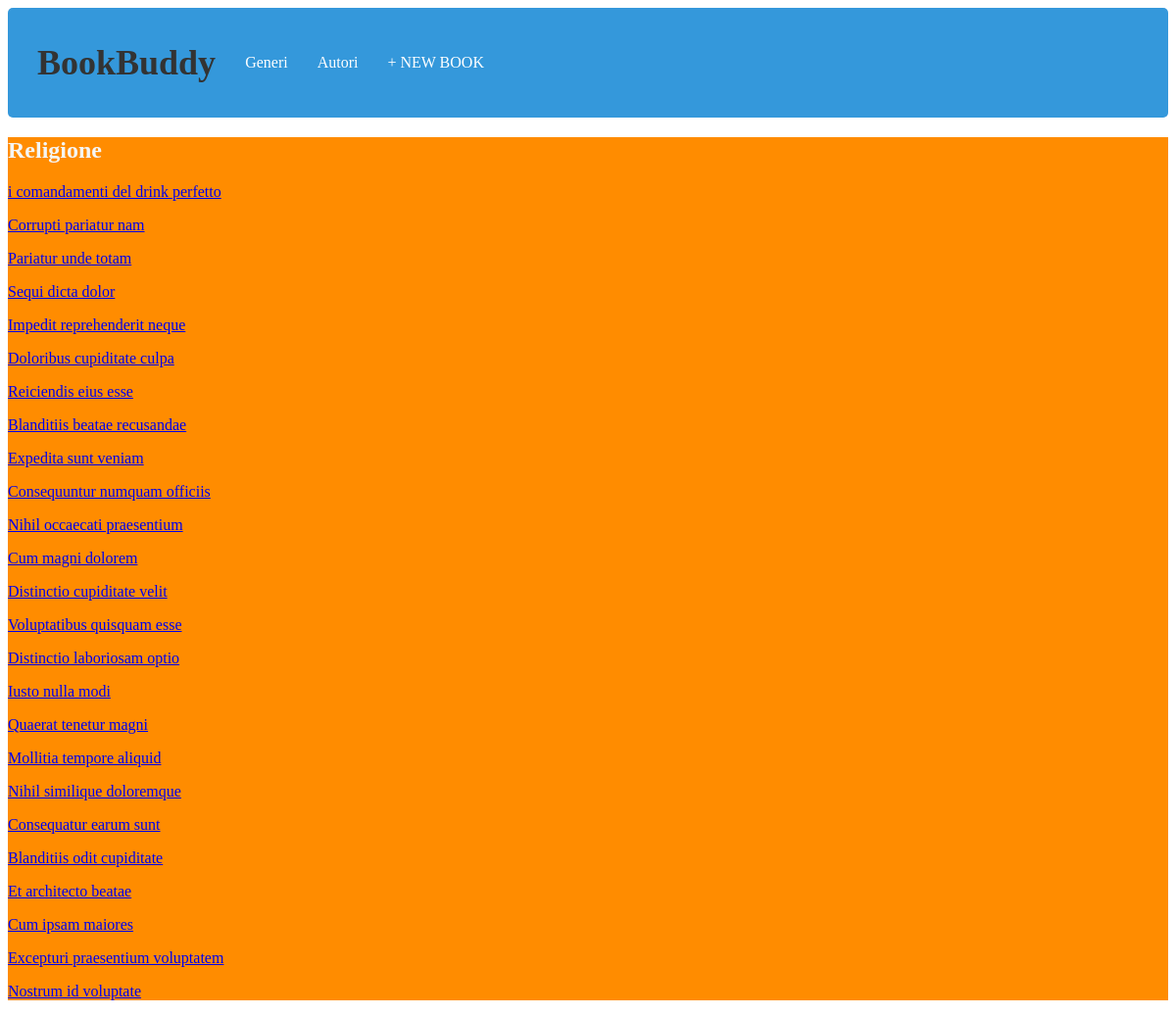
/religioso/ (signed in), run on an earlier commit of the app's database.
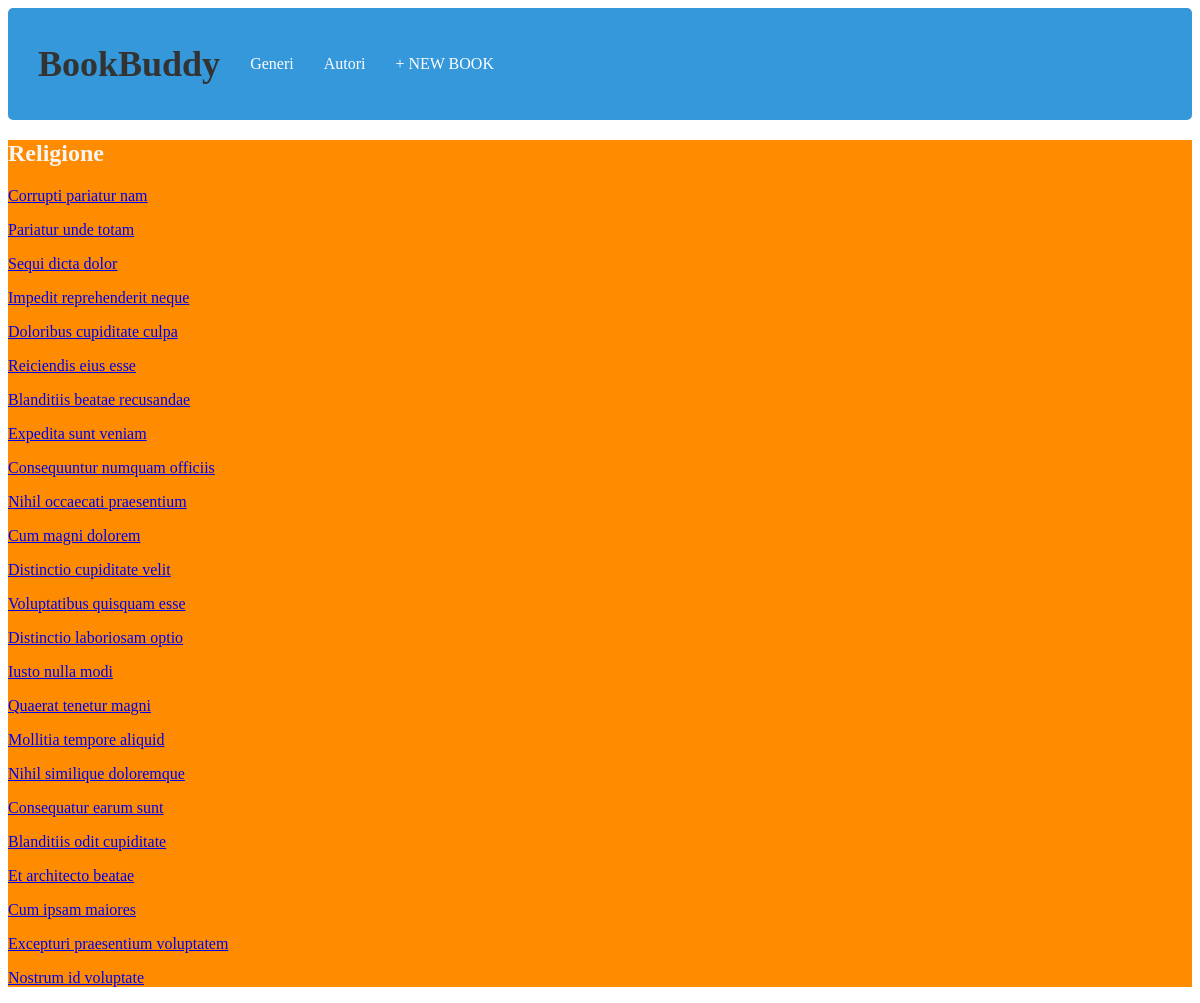
And on a later commit of the database.
### book/models.py (models this page shows, shortened)
class Book(models.Model):
    genere = models.CharField(max_length=100, null=True)
    title = models.CharField(max_length=100)
    author = models.ForeignKey(Autore,
                               on_delete=models.CASCADE,
                               default=None,
                               null=True)
    year = models.IntegerField(default="2024")
    pages = models.IntegerField(default="0")
    body = models.TextField(default="No body available")
    slug = models.SlugField(default="")
    def get_absolute_url(self):
        return reverse('dettagli', kwargs={"slug": self.slug})

### book/views.py (the view)
# urls.py: path('religioso/', ReligiosoListView.as_view(), name='religioso'),
class ReligiosoListView(LoginRequiredMixin, ListView):
    model = Book
    template_name = 'religioso.html'
    def get_context_data(self, **kwargs):
        context = super().get_context_data(**kwargs)
        libri_Religioso = Book.objects.filter(genere="Religioso")
        context['libri_Religioso'] = libri_Religioso
        return context

### templates/religioso.html
{% extends "base.html" %}
{% load static %}
{% block extra_css %}
    <link rel="stylesheet" href="{% static 'css/religioso.css' %}">
{% endblock %}
{% block content %}
<h2>Religione</h2>
{% for libro in libri_Religioso %}
<p class="libro_title"><a href="{{ libro.get_absolute_url }}">{{ libro.title }}</a></p>
{% endfor %}
{% endblock content %}

### templates/base.html (shortened to what this page needs)
{% load static %}
<!DOCTYPE html>
<html lang="en">
<head>
    <link rel="stylesheet" href="{% static 'css/base.css' %}">
    {% block extra_css %}
{% endblock %}
</head>
<body>
<nav>
    <header>
        <h1><a href="{% url 'home' %}">Book<span>Buddy</span></a></h1>
    </header>
    <a href="{% url 'generi' %}">Generi</a>
    <a href="#">Autori</a>
    <a href="{% url 'newbook' %}">+ NEW BOOK</a>
</nav>
<div>
    {% block content %}
{% endblock content %}
</div>
</body>
</html>

### static/css/base.css (style rules this page uses)
nav { display: flex; justify-content: left; align-items: center; }
nav header h1 a { font-size: 36px; font-weight: bold; color: #333; margin-bottom: 20px; }
nav header h1 a span { color: #333; text-decoration: none; }
nav { background-color: #3498db; padding: 15px; border-radius: 5px; list-style-type: none; }
nav a { text-decoration: none; color: #fff; padding: 10px 15px; border-radius: 3px; transition: background-color 0.3s; }
div { background-color: darkorange; }

### static/css/religioso.css (style rules this page uses)
h2 { color: whitesmoke; }

What changed in the data, as far as the page shows it:
removed Book: title "i comandamenti del drink perfetto"
